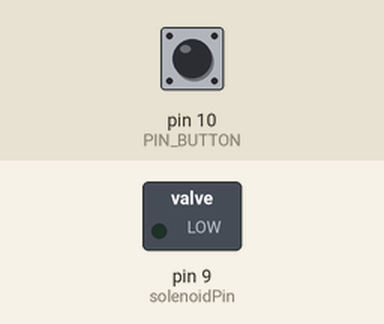
Bench run of a sketch on a simulated Arduino Uno, built with avr-gcc and run on an emulated ATmega328P. On the bench: switched loads named in the sketch (green lamp = pin HIGH). Dashed ring = blinking. Inputs (shaded band) come from the test bench; at power-on: pin 10 (PIN_BUTTON) HIGH.

Above: at 1.2 s.
1.3 s: pin 10 (PIN_BUTTON) pulled LOW for 3.2 s
At 2.1 s:
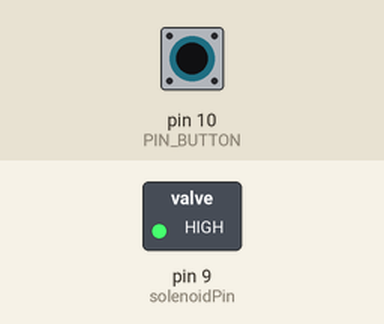
Timing chart, 0 to 5.8 s (numbered marks = the images above; inputs shaded):
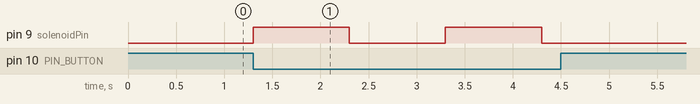

Measured:
- after the input at 1.3 s, pin 9 (solenoidPin): alternates HIGH for 1.0 s and LOW for 1.0 s, 4 changes in all, then stays LOW, starting at once

The sketch:

Push_Pull_Solenoid_Pushbutton_Control.ino
```cpp
#define PIN_BUTTON 10
int solenoidPin = 9;                    //This is the output pin on the Arduino

void setup()
{
  pinMode(solenoidPin, OUTPUT);          //Sets that pin as an output
  pinMode(PIN_BUTTON, INPUT_PULLUP);

}

void loop()
{
  if (digitalRead(PIN_BUTTON) == LOW){
    digitalWrite(solenoidPin, HIGH);      //Switch Solenoid ON
    delay(1000);                          //Wait 1 Second
    digitalWrite(solenoidPin, LOW);       //Switch Solenoid OFF
    delay(1000);                        //Wait 1 Second
  }
}
```
